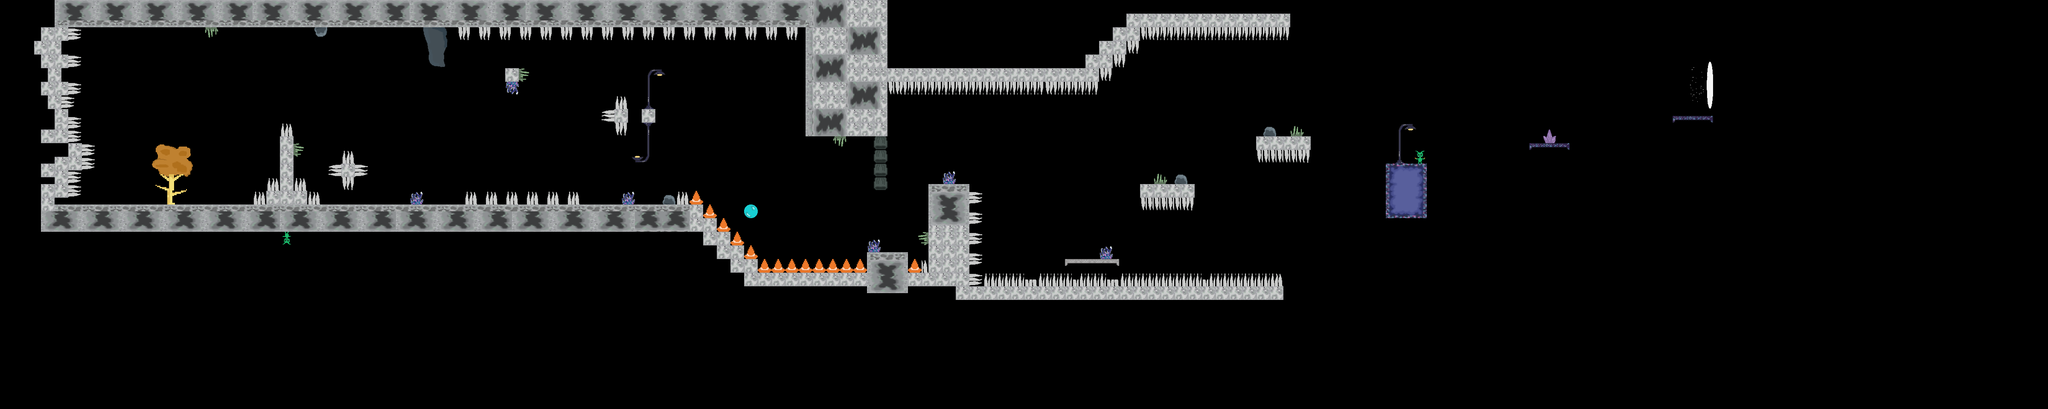

Rendered tile map (Tiled .tmx) drawn with the repository's tilesets; below, a short description and the map source with its tile grids summarised:
An orthogonal 300x60 tile map with 16x16 px tiles, 2 tile layers (Ground, Probs), 2 tilesets and 50 objects.

<map version="1.10" tiledversion="1.11.0" orientation="orthogonal" renderorder="right-down" width="300" height="60" tilewidth="16" tileheight="16" infinite="0" nextlayerid="4" nextobjectid="64">
 <editorsettings>
  <export target="Level4.lua" format="lua" />
 </editorsettings>
 <tileset firstgid="1" name="TileSetLvl2" tilewidth="16" tileheight="16" tilecount="2378" columns="41">
  <image source="TileSetLvl2.png" width="665" height="941" />
 </tileset>
 <tileset firstgid="2379" name="TilesetUltra" tilewidth="16" tileheight="16" tilecount="2378" columns="41">
  <image source="TileSetUltra.png" width="665" height="941" />
 </tileset>
 <layer id="1" name="Ground" width="300" height="60">
  <data>[18000 cells, 2268 non-empty, 134 distinct tile ids]</data>
 </layer>
 <objectgroup id="3" name="Hitbox">
  <object id="3" x="128" y="32" width="1392" height="32" />
  <object id="4" x="96" y="480" width="1392" height="32" />
  <object id="6" x="160" y="64" width="64" height="416" />
  <object id="12" x="624" y="448" width="96" height="32" />
  <object id="13" x="656" y="320" width="32" height="128" />
  <object id="14" x="656" y="288" width="32" height="32" />
  <object id="15" x="624" y="416" width="32" height="32" />
  <object id="16" x="592" y="448" width="32" height="32" />
  <object id="17" x="688" y="416" width="32" height="32" />
  <object id="18" x="720" y="448" width="32" height="32" />
  <object id="19" x="800" y="352" width="32" height="32" />
  <object id="20" x="768" y="384" width="96" height="32" />
  <object id="21" x="800" y="416" width="32" height="32" />
  <object id="22" x="1440" y="224" width="32" height="96" />
  <object id="23" x="1408" y="256" width="32" height="32" />
  <object id="24" x="1504" y="256" width="32" height="32" />
  <object id="25" x="1488" y="480" width="128" height="32" />
  <object id="26" x="1520" y="32" width="400" height="32" />
  <object id="28" x="1184" y="160" width="32" height="32" />
  <object id="29" x="1088" y="448" width="272" height="32" />
  <object id="31" x="1072" y="64" width="800" height="32" />
  <object id="32" x="1888" y="64" width="192" height="256" />
  <object id="33" x="1584" y="448" width="32" height="32" />
  <object id="34" x="1744" y="480" width="32" height="32" />
  <object id="35" x="1616" y="448" width="32" height="32" />
  <object id="36" x="1648" y="480" width="32" height="32" />
  <object id="37" x="1680" y="512" width="32" height="32" />
  <object id="38" x="1712" y="544" width="32" height="32" />
  <object id="39" x="1744" y="576" width="32" height="32" />
  <object id="40" x="1776" y="608" width="256" height="32" />
  <object id="41" x="2048" y="320" width="32" height="128" />
  <object id="42" x="2032" y="592" width="96" height="96" />
  <object id="44" x="2128" y="608" width="48" height="32" />
  <object id="45" x="2176" y="432" width="96" height="208" />
  <object id="46" x="2272" y="448" width="32" height="192" />
  <object id="47" x="2080" y="192" width="496" height="32" />
  <object id="49" x="2496" y="608" width="128" height="16" />
  <object id="50" x="2672" y="432" width="128" height="32" />
  <object id="51" x="2672" y="464" width="128" height="32" />
  <object id="52" x="2944" y="320" width="128" height="32" />
  <object id="53" x="2944" y="352" width="128" height="32" />
  <object id="54" x="2576" y="160" width="32" height="32" />
  <object id="55" x="2608" y="128" width="32" height="32" />
  <object id="56" x="2640" y="96" width="32" height="32" />
  <object id="57" x="2672" y="64" width="352" height="32" />
  <object id="58" x="3248" y="384" width="96" height="128" />
  <object id="59" x="3584" y="336" width="96" height="16" />
  <object id="60" x="3920" y="272" width="96" height="16" />
  <object id="61" x="3952" y="144" width="64" height="112" />
  <object id="62" x="3616" y="304" width="32" height="32" />
 </objectgroup>
 <layer id="2" name="Probs" width="300" height="60">
  <data>[18000 cells, 236 non-empty, 137 distinct tile ids]</data>
 </layer>
</map>